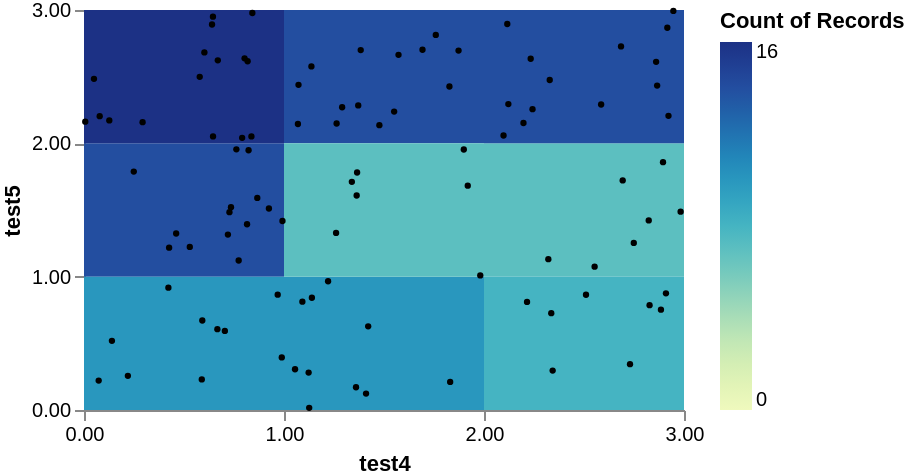

Specify this chart in Vega-Lite:
### Vega specification from a JSON file in a GitHub repository (floating-point values rounded to 4 significant figures)
{"$schema": "https://vega.github.io/schema/vega/v5.json", "width": 300, "height": 200, "signals": [{"name": "max_x_bins", "value": 4, "description": "Max number X bins", "bind": {"input": "range", "min": 1, "max": 100, "step": 1}}, {"name": "max_y_bins", "value": 4, "description": "Max number Y bins", "bind": {"input": "range", "min": 1, "max": 100, "step": 1}}, {"name": "x_name", "value": "test4"}, {"name": "y_name", "value": "test5"}], "data": [{"name": "points", "values": [{"test4": 0.8665, "test5": 1.59}, {"test4": 0.8418, "test5": 2.978}, {"test4": 0.6448, "test5": 2.95}, {"test4": 2.983, "test5": 1.487}, {"test4": 0.7042, "test5": 0.5933}, {"test4": 1.831, "test5": 0.2105}, {"test4": 0.293, "test5": 2.159}, {"test4": 1.41, "test5": 0.123}, {"test4": 2.693, "test5": 1.722}, {"test4": 1.139, "test5": 0.8418}, {"test4": 0.2194, "test5": 0.2565}, {"test4": 1.263, "test5": 2.149}, {"test4": 1.899, "test5": 1.954}, {"test4": 0.6452, "test5": 2.052}, {"test4": 1.07, "test5": 2.145}, {"test4": 0.1266, "test5": 2.172}, {"test4": 2.828, "test5": 0.7864}, {"test4": 1.126, "test5": 0.01652}, {"test4": 1.759, "test5": 2.813}, {"test4": 1.339, "test5": 1.711}, {"test4": 0.4255, "test5": 1.218}, {"test4": 2.73, "test5": 0.3435}, {"test4": 0.5915, "test5": 0.6712}, {"test4": 1.692, "test5": 2.702}, {"test4": 0.8029, "test5": 2.638}, {"test4": 1.073, "test5": 2.439}, {"test4": 0.5289, "test5": 1.223}, {"test4": 0.9923, "test5": 1.417}, {"test4": 1.092, "test5": 0.8128}, {"test4": 0.5786, "test5": 2.499}, {"test4": 1.371, "test5": 2.284}, {"test4": 0.8181, "test5": 2.616}, {"test4": 2.922, "test5": 2.207}, {"test4": 1.365, "test5": 1.781}, {"test4": 2.749, "test5": 1.253}, {"test4": 0.6019, "test5": 2.682}, {"test4": 0.6668, "test5": 0.6062}, {"test4": 0.7908, "test5": 2.041}, {"test4": 1.291, "test5": 2.271}, {"test4": 0.6401, "test5": 2.891}, {"test4": 1.873, "test5": 2.695}, {"test4": 0.422, "test5": 0.9175}, {"test4": 0.8228, "test5": 1.948}, {"test4": 2.885, "test5": 0.7527}, {"test4": 1.123, "test5": 0.2804}, {"test4": 2.685, "test5": 2.727}, {"test4": 0.1396, "test5": 0.5185}, {"test4": 2.866, "test5": 2.433}, {"test4": 2.243, "test5": 2.256}, {"test4": 0.9685, "test5": 0.8652}, {"test4": 1.36, "test5": 0.1704}, {"test4": 2.824, "test5": 1.422}, {"test4": 0.7734, "test5": 1.121}, {"test4": 2.917, "test5": 2.867}, {"test4": 0.4607, "test5": 1.324}, {"test4": 1.137, "test5": 2.577}, {"test4": 1.981, "test5": 1.009}, {"test4": 2.586, "test5": 2.292}, {"test4": 2.947, "test5": 2.993}, {"test4": 0.07846, "test5": 2.204}, {"test4": 1.384, "test5": 2.699}, {"test4": 0.589, "test5": 0.2293}, {"test4": 1.22, "test5": 0.9659}, {"test4": 2.116, "test5": 2.895}, {"test4": 2.895, "test5": 1.859}, {"test4": 0.9888, "test5": 0.3942}, {"test4": 1.477, "test5": 2.136}, {"test4": 1.919, "test5": 1.682}, {"test4": 0.04988, "test5": 2.484}, {"test4": 2.197, "test5": 2.152}, {"test4": 2.122, "test5": 2.295}, {"test4": 1.551, "test5": 2.238}, {"test4": 1.573, "test5": 2.664}, {"test4": 1.363, "test5": 1.609}, {"test4": 2.329, "test5": 2.475}, {"test4": 2.553, "test5": 1.075}, {"test4": 1.055, "test5": 0.3058}, {"test4": 2.861, "test5": 2.611}, {"test4": 0.7195, "test5": 1.316}, {"test4": 0.2489, "test5": 1.788}, {"test4": 1.421, "test5": 0.6278}, {"test4": 0.7618, "test5": 1.955}, {"test4": 0.9246, "test5": 1.511}, {"test4": 2.51, "test5": 0.8644}, {"test4": 2.336, "test5": 0.7262}, {"test4": 0.669, "test5": 2.623}, {"test4": 0.006351, "test5": 2.163}, {"test4": 0.7349, "test5": 1.521}, {"test4": 1.827, "test5": 2.426}, {"test4": 0.7272, "test5": 1.484}, {"test4": 1.26, "test5": 1.328}, {"test4": 2.343, "test5": 0.2958}, {"test4": 0.07341, "test5": 0.2209}, {"test4": 2.098, "test5": 2.059}, {"test4": 2.215, "test5": 0.8109}, {"test4": 0.8152, "test5": 1.393}, {"test4": 2.91, "test5": 0.8747}, {"test4": 2.233, "test5": 2.634}, {"test4": 2.322, "test5": 1.131}, {"test4": 0.8372, "test5": 2.052}]}, {"name": "heatmap_bins", "source": "points", "transform": [{"type": "extent", "field": {"signal": "x_name"}, "signal": "x_extent"}, {"type": "bin", "field": {"signal": "x_name"}, "as": ["x_start", "x_end"], "signal": "x_bins", "extent": {"signal": "x_extent"}, "maxbins": {"signal": "max_x_bins"}}, {"type": "extent", "field": {"signal": "y_name"}, "signal": "y_extent"}, {"type": "bin", "field": {"signal": "y_name"}, "as": ["y_start", "y_end"], "signal": "y_bins", "extent": {"signal": "y_extent"}, "maxbins": {"signal": "max_y_bins"}}, {"type": "aggregate", "groupby": ["x_start", "x_end", "y_start", "y_end"], "ops": ["count"], "as": ["__count"]}]}], "marks": [{"name": "marks", "type": "rect", "style": ["rect"], "from": {"data": "heatmap_bins"}, "encode": {"update": {"fill": {"scale": "color", "field": "__count"}, "x2": {"scale": "x", "field": "x_start"}, "x": {"scale": "x", "field": "x_end"}, "y2": {"scale": "y", "field": "y_start"}, "y": {"scale": "y", "field": "y_end"}}}}, {"type": "symbol", "from": {"data": "points"}, "encode": {"enter": {"fillOpacity": {"value": 1}, "fill": {"value": "black"}}, "update": {"x": {"scale": "x", "field": {"signal": "x_name"}}, "y": {"scale": "y", "field": {"signal": "y_name"}}, "size": {"value": 10}}}}], "scales": [{"name": "x", "type": "linear", "domain": {"signal": "[x_bins.start, x_bins.stop]"}, "range": [0, {"signal": "width"}], "bins": {"signal": "x_bins"}, "zero": false}, {"name": "y", "type": "linear", "domain": {"signal": "[y_bins.start, y_bins.stop]"}, "range": [{"signal": "height"}, 0], "bins": {"signal": "y_bins"}, "zero": false}, {"name": "color", "type": "linear", "domain": {"data": "heatmap_bins", "field": "__count"}, "range": "heatmap", "interpolate": "hcl", "zero": true}], "axes": [{"scale": "x", "orient": "bottom", "title": {"signal": "x_name"}, "labelOverlap": true, "tickCount": {"signal": "ceil(width/3)"}}, {"scale": "y", "orient": "left", "title": {"signal": "y_name"}, "labelOverlap": true, "tickCount": {"signal": "ceil(height/3)"}}], "legends": [{"fill": "color", "gradientLength": {"signal": "height - 16"}, "title": "Count of Records"}]}
